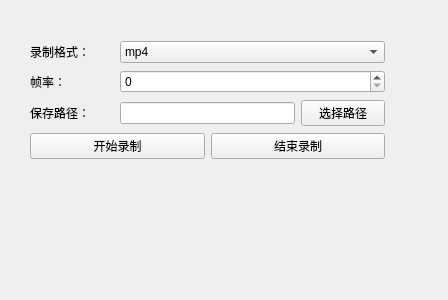
<?xml version="1.0" encoding="UTF-8"?>
<ui version="4.0">
 <class>Form</class>
 <widget class="QWidget" name="Form">
  <property name="geometry">
   <rect>
    <x>0</x>
    <y>0</y>
    <width>448</width>
    <height>300</height>
   </rect>
  </property>
  <property name="windowTitle">
   <string>Form</string>
  </property>
  <widget class="QWidget" name="">
   <property name="geometry">
    <rect>
     <x>30</x>
     <y>40</y>
     <width>355</width>
     <height>124</height>
    </rect>
   </property>
   <layout class="QGridLayout" name="gridLayout">
    <item row="0" column="0">
     <widget class="QLabel" name="format_label">
      <property name="text">
       <string>录制格式：</string>
      </property>
     </widget>
    </item>
    <item row="0" column="1" colspan="3">
     <widget class="QComboBox" name="format_combo">
      <item>
       <property name="text">
        <string>mp4</string>
       </property>
      </item>
      <item>
       <property name="text">
        <string>avi</string>
       </property>
      </item>
     </widget>
    </item>
    <item row="1" column="0">
     <widget class="QLabel" name="fps_label">
      <property name="text">
       <string>帧率：</string>
      </property>
     </widget>
    </item>
    <item row="1" column="1" colspan="3">
     <widget class="QSpinBox" name="fps_spin"/>
    </item>
    <item row="2" column="0">
     <widget class="QLabel" name="path_label">
      <property name="text">
       <string>保存路径：</string>
      </property>
     </widget>
    </item>
    <item row="2" column="1" colspan="2">
     <widget class="QLineEdit" name="path_edit"/>
    </item>
    <item row="2" column="3">
     <widget class="QPushButton" name="browse_button">
      <property name="text">
       <string>选择路径</string>
      </property>
     </widget>
    </item>
    <item row="3" column="0" colspan="2">
     <widget class="QPushButton" name="start_button">
      <property name="text">
       <string>开始录制</string>
      </property>
     </widget>
    </item>
    <item row="3" column="2" colspan="2">
     <widget class="QPushButton" name="stop_button">
      <property name="text">
       <string>结束录制</string>
      </property>
     </widget>
    </item>
   </layout>
  </widget>
 </widget>
 <resources/>
 <connections/>
</ui>
